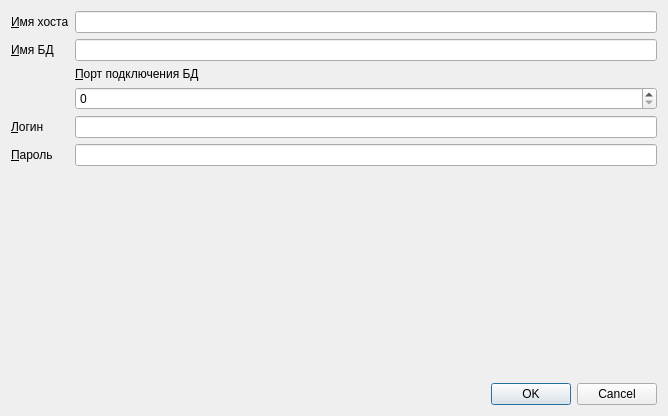
<?xml version="1.0" encoding="UTF-8"?>
<ui version="4.0">
 <class>Dialog_log</class>
 <widget class="QDialog" name="Dialog_log">
  <property name="geometry">
   <rect>
    <x>0</x>
    <y>0</y>
    <width>668</width>
    <height>416</height>
   </rect>
  </property>
  <property name="windowTitle">
   <string>Dialog</string>
  </property>
  <layout class="QVBoxLayout" name="verticalLayout">
   <item>
    <layout class="QFormLayout" name="formLayout">
     <item row="0" column="0">
      <widget class="QLabel" name="lab_host">
       <property name="text">
        <string>&amp;Имя хоста</string>
       </property>
       <property name="buddy">
        <cstring>lineE_host</cstring>
       </property>
      </widget>
     </item>
     <item row="0" column="1">
      <widget class="QLineEdit" name="lineE_host"/>
     </item>
     <item row="1" column="0">
      <widget class="QLabel" name="lab_nameBD">
       <property name="text">
        <string>&amp;Имя БД</string>
       </property>
       <property name="buddy">
        <cstring>lineE_nameBD</cstring>
       </property>
      </widget>
     </item>
     <item row="1" column="1">
      <widget class="QLineEdit" name="lineE_nameBD"/>
     </item>
     <item row="4" column="0">
      <widget class="QLabel" name="lab_log">
       <property name="text">
        <string>&amp;Логин</string>
       </property>
       <property name="buddy">
        <cstring>lineE_log</cstring>
       </property>
      </widget>
     </item>
     <item row="4" column="1">
      <widget class="QLineEdit" name="lineE_log"/>
     </item>
     <item row="5" column="0">
      <widget class="QLabel" name="lab_parole">
       <property name="text">
        <string>&amp;Пароль</string>
       </property>
       <property name="buddy">
        <cstring>lineE_parole</cstring>
       </property>
      </widget>
     </item>
     <item row="5" column="1">
      <widget class="QLineEdit" name="lineE_parole"/>
     </item>
     <item row="3" column="1">
      <widget class="QSpinBox" name="spB_port">
       <property name="wrapping">
        <bool>false</bool>
       </property>
       <property name="frame">
        <bool>true</bool>
       </property>
       <property name="readOnly">
        <bool>false</bool>
       </property>
       <property name="buttonSymbols">
        <enum>QAbstractSpinBox::UpDownArrows</enum>
       </property>
      </widget>
     </item>
     <item row="2" column="1">
      <widget class="QLabel" name="lab_port">
       <property name="text">
        <string>&amp;Порт подключения БД</string>
       </property>
       <property name="buddy">
        <cstring>spB_port</cstring>
       </property>
      </widget>
     </item>
    </layout>
   </item>
   <item>
    <widget class="QDialogButtonBox" name="buttonBox">
     <property name="orientation">
      <enum>Qt::Horizontal</enum>
     </property>
     <property name="standardButtons">
      <set>QDialogButtonBox::Cancel|QDialogButtonBox::Ok</set>
     </property>
    </widget>
   </item>
  </layout>
 </widget>
 <resources/>
 <connections>
  <connection>
   <sender>buttonBox</sender>
   <signal>accepted()</signal>
   <receiver>Dialog_log</receiver>
   <slot>accept()</slot>
   <hints>
    <hint type="sourcelabel">
     <x>248</x>
     <y>254</y>
    </hint>
    <hint type="destinationlabel">
     <x>333</x>
     <y>207</y>
    </hint>
   </hints>
  </connection>
  <connection>
   <sender>buttonBox</sender>
   <signal>rejected()</signal>
   <receiver>Dialog_log</receiver>
   <slot>reject()</slot>
   <hints>
    <hint type="sourcelabel">
     <x>316</x>
     <y>260</y>
    </hint>
    <hint type="destinationlabel">
     <x>286</x>
     <y>274</y>
    </hint>
   </hints>
  </connection>
 </connections>
</ui>
